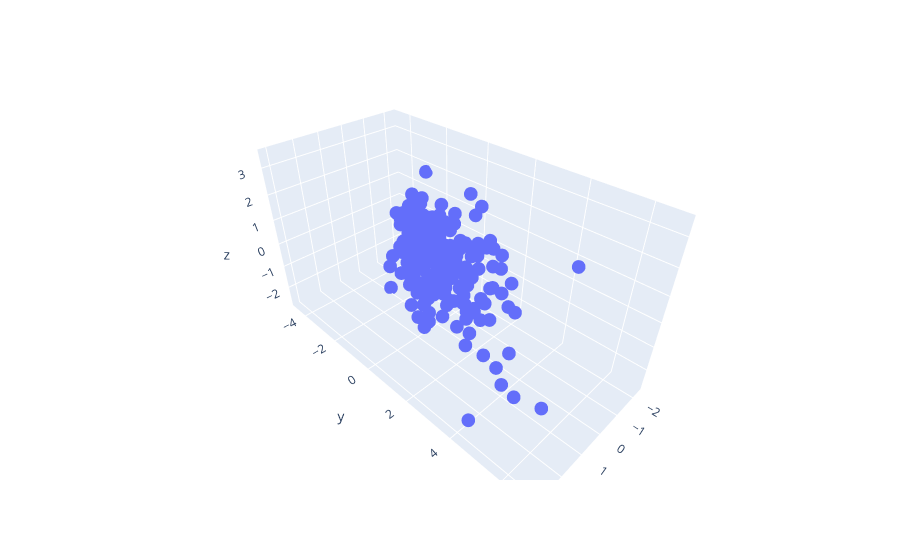

Notebook code for this chart:
### Markdown cell above
# 16. Visualización 3D

```python

### Code cell
import plotly.express as px
import pandas as pd

df = pd.DataFrame(data,columns=["x","y","z"])

fig = px.scatter_3d(df,x="x",y="y",z="z")

fig.show()

### Figure 1 — Plotly figure (JSON) as saved in the notebook; plotly's stock layout.template omitted (floating-point values rounded to 4 significant figures; data arrays with more than 128 entries replaced by an {"elided": "..."} marker saying what was removed)
{"data": [{"hovertemplate": "x=%{x}<br>y=%{y}<br>z=%{z}<extra></extra>", "legendgroup": "", "marker": {"color": "#636efa", "symbol": "circle"}, "mode": "markers", "name": "", "scene": "scene", "showlegend": false, "type": "scatter3d", "x": {"elided": "200 float values"}, "y": {"elided": "200 float values"}, "z": {"elided": "200 float values"}}], "layout": {"legend": {"tracegroupgap": 0}, "margin": {"t": 60}, "scene": {"domain": {"x": [0, 1], "y": [0, 1]}, "xaxis": {"title": {"text": "x"}}, "yaxis": {"title": {"text": "y"}}, "zaxis": {"title": {"text": "z"}}}}}
